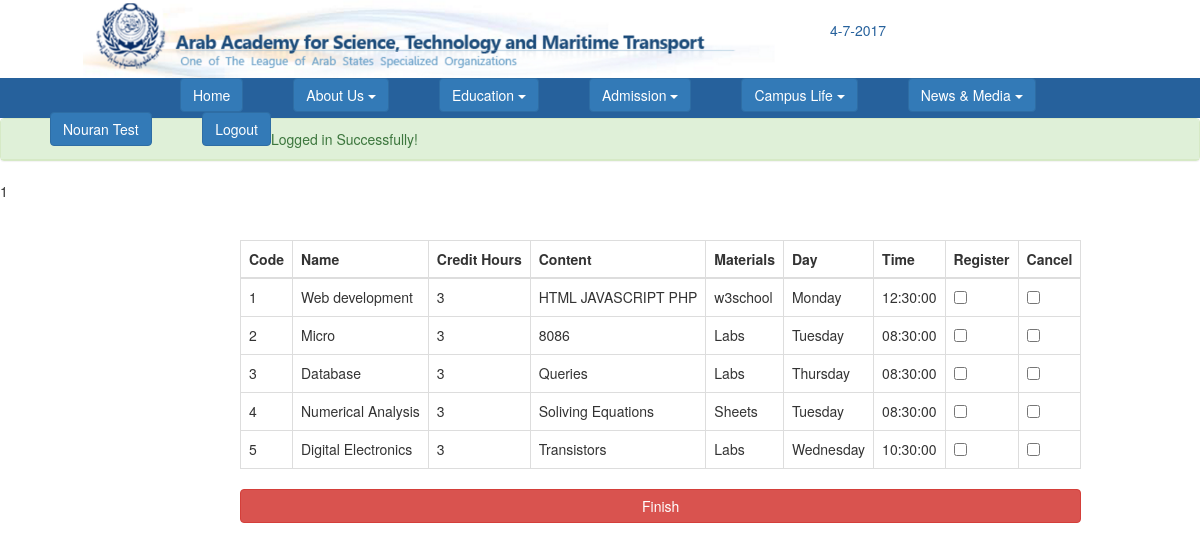
Page /GUIRegisterCourse.php (signed in) on the committed database.
### tables this page shows
CREATE TABLE `course` (
  `Code` int(10) NOT NULL,
  `CName` varchar(20) NOT NULL,
  `CNoHrs` int(11) NOT NULL,
  `CContent` text NOT NULL,
  `CMaterials` text NOT NULL,
  `CFinals` text NOT NULL,
  `profID` int(11) NOT NULL,
  `depID` int(11) NOT NULL,
  `term` int(11) NOT NULL,
  `time` time NOT NULL,
  `day` varchar(10) NOT NULL
);

### GUIRegisterCourse.php (the view, shortened to what this page needs)
<?php
require_once(dirname(__FILE__). '/Header.php');
?>
<?php
	$term = $_SESSION['current_user']['STerm'];
	echo $term;
	$query = "SELECT * from course where term = $term ";
	$course = mysql_query($query) or die ("Couldn’t execute query. " . mysql_error());
	echo "<div id = \"reg_courses\">";
	echo " <form action = \"http://localhost/webproject/php/RegisterCourse.php\" method = \"post\"> " ;
		echo "<table id='table2' class=\"table table-bordered table-inverse\" >";
		echo "<thead>";
		echo "<tr>\n";
		echo "<th>Code</th>";
		echo "<th>Name</th>";
		echo "<th>Credit Hours</th>";
		echo "<th>Content</th>";
		echo "<th>Materials</th>";
		echo "<th>Day</th>";
		echo "<th>Time</th>";
		echo "<th>Register</th>";
		echo "<th>Cancel</th>";
		echo "</tr>\n";
		echo "<thead>";
		echo "<tbody>";
		while ($courses = mysql_fetch_array($course)) {
			echo "<tr class=\"table-warning\" >\n";
			echo "<td>".$courses['Code']."</td>";
			echo "<td>".$courses['CName']."</td>";
			echo "<td>".$courses['CNoHrs']."</td>";
			echo "<td>".$courses['CContent']."</td>";
			echo "<td>".$courses['CMaterials']."</td>";
			echo "<td>".$courses['day']."</td>";
			echo "<td>".$courses['time']."</td>";
			echo "<td> <input type=\"checkbox\" name=\"courses[]\" value=" .$courses['Code']. "> <br> </td>";
			echo "<td> <input type=\"checkbox\" name=\"cancel[]\" value=" .$courses['Code']. "> <br> </td>";
			echo "</tr>\n";
		}
		echo "</tbody>";
		echo "</table>";
		echo " <input type=\"submit\" value=\"Finish\" class=\"btn btn-danger btn-block\" onclick=\"validate();\"> ";
	echo "</form>";
	echo "</div>";
?>
<?php
require_once(dirname(__FILE__). '/Footer.php');
?>

### CSS/Stylesheet.css (style rules this page uses)
#reg_courses { position:absolute; top:30%; left:20%; }

### rows in the picture
course: Code "1", CName "Web development", CNoHrs "3", CContent "HTML JAVASCRIPT PHP", CMaterials "w3school", day "Monday", time "12:30:00"
course: Code "2", CName "Micro", CNoHrs "3", CContent "8086", CMaterials "Labs", day "Tuesday", time "08:30:00"
course: Code "3", CName "Database", CNoHrs "3", CContent "Queries", CMaterials "Labs", day "Thursday", time "08:30:00"
course: Code "4", CName "Numerical Analysis", CNoHrs "3", CContent "Soliving Equations", CMaterials "Sheets", day "Tuesday", time "08:30:00"
course: Code "5", CName "Digital Electronics", CNoHrs "3", CContent "Transistors", CMaterials "Labs", day "Wednesday", time "10:30:00"

### other values in the picture
fullname() "Nouran Test"
$_SESSION['notices'][$x] "Logged in Successfully!"
$term "1"
